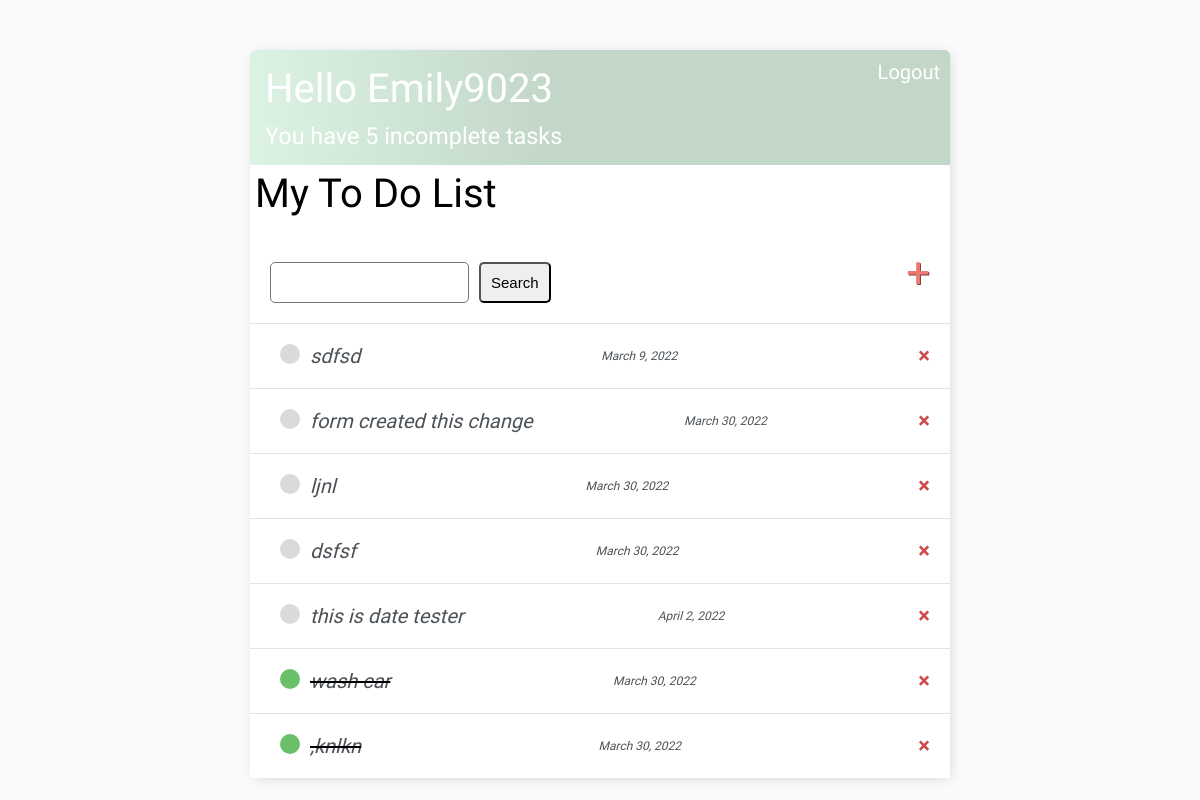
The app's page / (signed in) with its own data.
### base/models.py (models this page shows)
class Task(models.Model):
    user = models.ForeignKey(User, on_delete=models.CASCADE, null=True, blank=True) #on delete -> cascade gets rid of item
    title = models.CharField(max_length=200)
    description = models.TextField(null=True, blank=True)
    complete = models.BooleanField(default=False)
    date = models.DateField(default=date.today)
    created = models.DateTimeField(auto_now_add=True)
    def __str__(self):
        return self.title
    class Meta:
        ordering = ['complete', 'date'] #orders query

### base/views.py (the view)
# urls.py: path('', TaskList.as_view(), name='tasks'),
class TaskList(LoginRequiredMixin, generic.ListView):
    models = Task
    context_object_name = 'tasks'   # your own name for the list as a template variable
    queryset = Task.objects.filter() # Get 5 books containing the title war
    template_name = 'base/todo_list.html'  # Specify your own template name/location
    def get_context_data(self, **kwargs):
        context = super().get_context_data(**kwargs)
        context['tasks'] = context['tasks'].filter(user=self.request.user)
        context['count'] = context['tasks'].filter(complete=False).count()
        search_input = self.request.GET.get('search-area') or ''
        if search_input:
            context['tasks'] = context['tasks'].filter(title__icontains=search_input)
        context['search_input'] = search_input
        return context

### base/templates/base/task_list.html
{% extends 'base/main.html'%}
{% block content %}
<div class="header-bar">
    <div>
        <h1>Hello {{request.user|title}}</h1>
        <h3 style="margin:0">You have {{count}} incomplete task{{count|pluralize }}</h3>
    </div>
    {%if request.user.is_authenticated%}
    <a href="{% url 'logout' %}">Logout</a>
    {% else %}
    <a href="{% url 'login' %}">Login</a>
    {% endif %}
</div>
<h1>My To Do List</h1>
<div id="search-add-wrapper">
    <form method="GET" style="margin-top: 20px; display: flex;">
        <input type="text" name="search-area" value="{{search_input}}">
        <input class="btn btn-invisible" type="submit" value="Search">
    </form>
    <a id="add-link" href="{% url 'task-create' %}">&#x2b</a>
</div>
<div class="task-items-wrapper">
    {% for task in tasks %}
        <div class="task-wrapper">
            {%if task.complete%}
                <div class="task-title">
                    <a class="add-icon" href="{% url 'tasks' %}"><div class="task-complete-icon"></div></a>
                    <i><s><a href="{%url 'task-update' task.id %}">{{task}}</a></s></i>
                </div>
                <div class="date">
                    {%if task.date%}
                            <i><a href="{%url 'task-update' task.id %}">{{task.date}}</a></i>
                    {%endif%}
                </div>
                <div style="display: inline-block; ">
                    <a class="delete-link" href="{%url 'task-delete' task.id %}"> &#215 </a>
                </div>
            {%else%}
                <div class="task-title">
                    <a class="add-icon" href="{% url 'tasks' %}"><div class="task-incomplete-icon"></div></a>
                    <i><a href="{%url 'task-update' task.id %}">{{task}}</a></i>
                </div>
                <div class="date">
                    {%if task.date%}
                            <i><a href="{%url 'task-update' task.id %}">{{task.date}}</a></i>
                    {%endif%}
                </div>
                <div style="display: inline-block; ">
                    <a class="delete-link" href="{%url 'task-delete' task.id %}"> &#215 </a>
                </div>
            {%endif%}
            </div>
    {%empty%}
        <h3>No items in list</h3>
    {%endfor%}
</div>
{% endblock content %}

### base/templates/base/main.html (shortened to what this page needs)
{% load static %}
<!DOCTYPE html>
<html lang="en">
    <head>
        <link rel="stylesheet"  href="{%  static  'css/style.css'  %}">
    </head>
    <body>
        <div class="container">
            {% block content %}
            {% endblock content %}
        </div>
    </body>
</html>

### base/static/css/style.css (style rules this page uses)
* { margin: 0; padding: 0; box-sizing: border-box; }
html { background-color: #FAFAFAFA; color: #555; font-family: 'Quicksand', 'Arial', sans-serif; font-weight: 300; font-size: 20px; text-rendering: optimizeLegibility; }
a { text-decoration: none; }
h1, h2, h3, h4, h5, h6 { font-weight: 400; font-family: 'Quicksand', 'Arial', sans-serif; padding: 5px; }
a, p { color: #4b5156; }
body { color: #000; font-size: 20px; text-rendering: optimizeLegibility; background-color: #FAFAFAFA; padding-top: 50px; }
.container { max-width: 700px; font-weight: 300; margin: auto; background-color: #fff; -webkit-box-shadow: 2px 2px 13px -4px rgba(0, 0, 0, 0.21); box-shadow: 2px 2px 13px -4px rgba(0, 0, 0, 0.21); }
.header-bar { display: flex; justify-content: space-between; color: #fff; padding: 10px; border-radius: 5px 5px 0 0; background: linear-gradient(90deg, #dcf3e3 , #C2D7C8 43%, #C2D7C8 100%); }
.header-bar a { color: #fff; text-decoration: none; }
.task-wrapper { display: flex; align-items: center; justify-content: space-between; background-color: #fff; border-top: 1px solid #dfe4ea; overflow: hidden; }
.task-title { display: inline-flex; padding: 20px; }
.task-title a { color: #4b5156; margin-left: 10px; }
.task-complete-icon { height: 20px; width: 20px; background-color: rgb(105, 192, 105); border-radius: 50%; }
.task-incomplete-icon { height: 20px; width: 20px; background-color: rgb(218, 218, 218); border-radius: 50%; }
.delete-link { text-decoration: none; font-weight: 900; color: #cf4949; font-size: 22px; line-height: 0; padding: 20px 20px; }
#search-add-wrapper { display: flex; justify-content: space-between; align-items: center; padding: 20px; }
#add-link { color: #EB796F; text-decoration: none; font-size: 42px; text-shadow: 1px 1px #81413b; }
input[type=text], input[type=password], textarea { border: 1px solid #757575; border-radius: 5px; padding: 10px; width: 90%; }
.date { padding: 20px; display: inline-flex; position: relative; float: right; font-size: 60%; text-decoration: none; }
.btn { padding: 10px; margin-left: 10px; font-size: 14px; border-radius: 5px; cursor: pointer; font-size: 75%; display: inline-block; padding: 10px; text-decoration: none; }

### records on screen
Task: title "sdfsd", date "March 9, 2022"
Task: title "form created this change", date "March 30, 2022"
Task: title "ljnl", date "March 30, 2022"
Task: title "dsfsf", date "March 30, 2022"
Task: title "this is date tester", date "April 2, 2022"
Task: title "wash car", date "March 30, 2022"
Task: title ",knlkn", date "March 30, 2022"

### other values on screen
{{ request.user|title }} "Emily9023"
{{ count }} "5"
